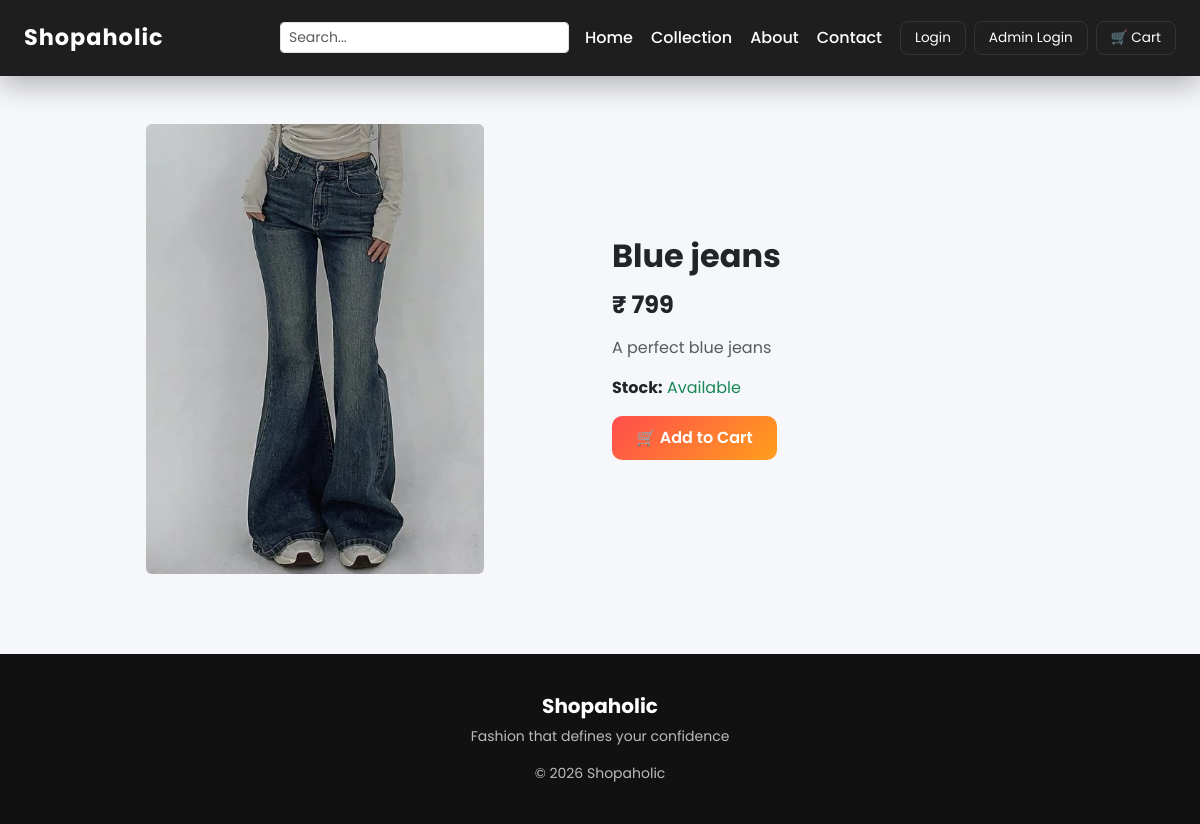
/product/1/, run on the app's committed database.
### shop/models.py (models this page shows, shortened)
class Product(models.Model):
    name = models.CharField(max_length=200)
    price = models.IntegerField()
    category = models.ForeignKey(Category, on_delete=models.CASCADE)
    image = models.ImageField(upload_to='products/')
    stock = models.IntegerField()
    description = models.TextField()

### shop/views.py (the view)
# urls.py: path('product/<int:product_id>/', product_detail, name='product_detail'),
def product_detail(request, product_id):
    product = get_object_or_404(Product, id=product_id)
    return render(request, 'shop/product_detail.html', {
        'product': product
    })

### templates/shop/product_detail.html
{% extends 'shop/base.html' %}
{% block content %}
<div class="row align-items-center">
  <div class="col-md-6 text-center">
    <img src="{{ product.image.url }}"
         class="img-fluid rounded"
         style="max-height:450px;">
  </div>
  <div class="col-md-6">
    <h2 class="fw-bold">{{ product.name }}</h2>
    <h4 class="fw-bold mt-3">₹ {{ product.price }}</h4>
    <p class="text-muted mt-3">
      {{ product.description }}
    </p>
    <p class="mt-2">
      <strong>Stock:</strong>
      {% if product.stock > 0 %}
        <span class="text-success">Available</span>
      {% else %}
        <span class="text-danger">Out of Stock</span>
      {% endif %}
    </p>
    {% if product.stock > 0 %}
    <a href="{% url 'shop:add_to_cart' product.id %}"
       class="btn btn-gradient btn-lgn">
      🛒 Add to Cart
    </a>
    {% endif %}
  </div>
</div>
{% endblock %}

### templates/shop/base.html (style rules this page uses)
:root { --accent: linear-gradient(135deg, #ff4d4d, #ff9f1c); }
body { font-family: 'Poppins', sans-serif; background: #f6f7fb; overflow-x: hidden; }
.btn-gradient { background: var(--accent); color: #fff; border: none; padding: 10px 24px; border-radius: 10px; font-weight: 600; transition: all 0.3s ease; }

### data on the page
Product: image (picture), name "Blue jeans", price "799", description "A perfect blue jeans"
